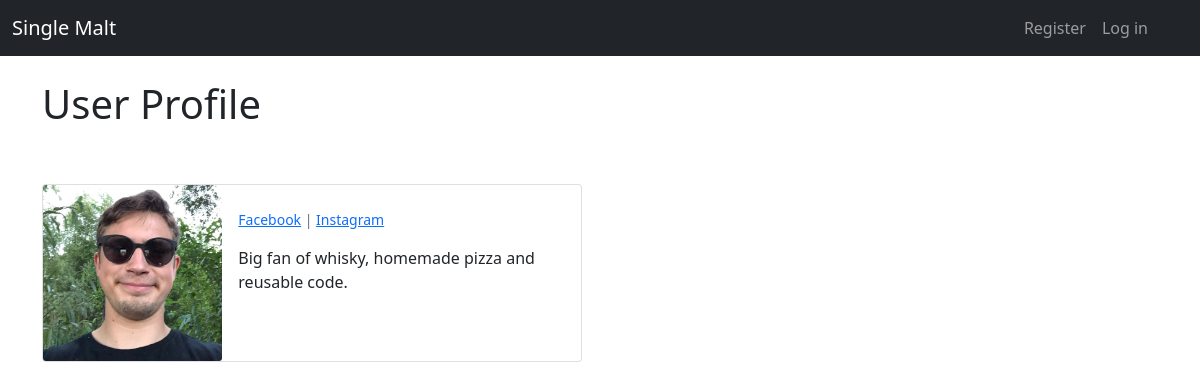
/members/1/profile/, run on the app's committed database.
### yerbata/models.py (models this page shows, shortened)
class Profile(models.Model):
    user = models.OneToOneField(User, null=True, on_delete=models.CASCADE)
    bio = models.TextField()
    profile_pic = models.ImageField(null=True, blank=True, upload_to="images/profile/")
    fb_url = models.CharField(max_length=255, null=True, blank=True)
    instagram_url = models.CharField(max_length=255, null=True, blank=True)

### members/views.py (the view)
# urls.py: path('<int:pk>/profile/', ShowProfilePageView.as_view(), name='show_profile_page'),
class ShowProfilePageView(DetailView):
    model = Profile
    template_name = 'registration/user_profile.html'
    def get_context_data(self, *args, **kwargs):
        users = Profile.objects.all()
        context = super(ShowProfilePageView, self).get_context_data(*args, **kwargs)
        page_user = get_object_or_404(Profile, id=self.kwargs['pk'])
        context["page_user"] = page_user
        return context

### members/templates/registration/user_profile.html (shortened to what this page needs)
{% extends 'base.html' %}
{% load static%}
{% block content %}
<h1>User Profile</h1>
    <br/><br/>
        <div class="card mb-3" style="max-width: 540px;">
      <div class="row g-0">
        <div class="col-md-4">
{% if page_user.profile_pic %}
    <img src="{{ page_user.profile_pic.url }}" class="card-img">
{% else %}
    <img src="{% static 'yerbata/images/default_profile_pic.jpg' %}" class="card-img">
{% endif %}
        </div>
        <div class="col-md-8">
          <div class="card-body">
              <p class="small text-muted">
                  {% if page_user.fb_url %}
                    <a href="{{ page_user.fb_url }}">Facebook</a> |
                  {% endif %}
                  {% if page_user.instagram_url %}
                  <a href="{{ page_user.instagram_url }}">Instagram</a>
                  {% endif %}
              </p>
            <p class="card-text">{{ page_user.bio }}</p>
          </div>
        </div>
      </div>
    </div>
{% endblock %}

### data on the page
Profile: profile_pic (picture), bio "Big fan of whisky, homemade pizza and reusable code."
